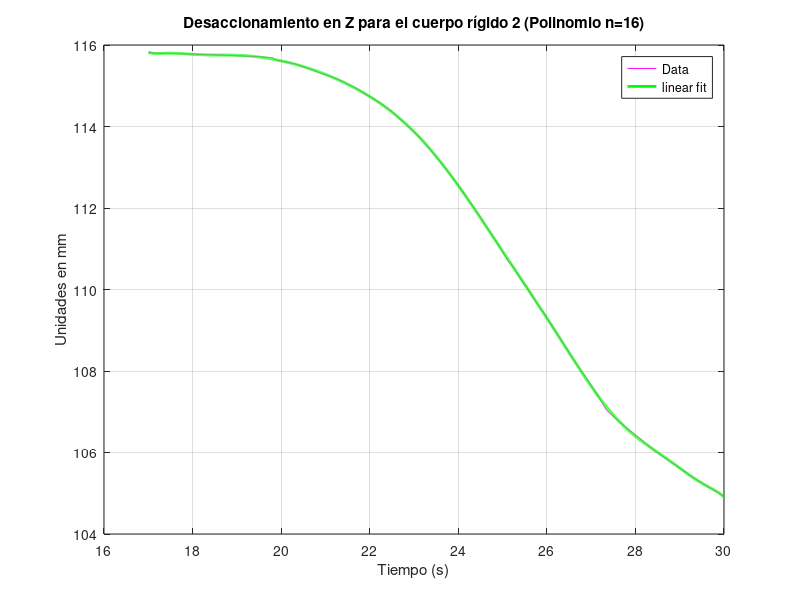

MATLAB code for this plot:
clear , clc , close all

%t es time, x es x

load('ZB2_2.mat','PROMEDIOZ_B22');
load('Time.mat','Tiempo_Segundos');

% figure;
% plot(Tiempo_Segundos,PROMEDIOX_B21)
% hold on;

%t=table2array(readtable('Pruebas24oct2023_todas.csv','Range','B1:B10802'));
%x=table2array(readtable('Pruebas24oct2023_todas.csv','Range','AG1:AG10802'));

% 
 n=16;
[p,S,mu] = polyfit(Tiempo_Segundos,PROMEDIOZ_B22,n);
S.normr = norm(p);
% % 
f = polyval(p,Tiempo_Segundos,S,mu); 
r=roots(p);
plot(Tiempo_Segundos,PROMEDIOZ_B22,'m-',Tiempo_Segundos,f,'g-','LineWidth',2);
% 
title('Desaccionamiento en Z para el cuerpo rígido 2 (Polinomio n=16)');
xlabel('Tiempo (s)');
ylabel('Unidades en mm')
% 
legend('Data','linear fit') 
grid on
hold on
% s=sprintf(['y = (%.01f) x^2^0 + (%.01f) x^1^9 + (%.01f) x^1^8 + (%.01f) x^1^7 + (%.01f) x^1^6 + (%.01f) x^1^5  + (%.01f) x^1^4 + (%.01f) x^1^3 + (%.01f) x^1^2 + (%.01f) x^1^1 + (%.01f) x^1^0 + (%.01f) x^9 + (%.01f) x^8 + (%.01f) x^7 + ' ...
%     '(%.01f) x^6 + (%.01f) x^5 + (%.01f) x^4 + (%.01f) x^3 + (%.01f) x^2 + (%.01f) x + (%.01f)'],p(1),p(2),p(3),p(4),p(5),p(6),p(7),p(8),p(9),p(10),p(11),p(12),p(13),p(14),p(15),p(16),p(17),p(18),p(19),p(20),p(21));
% text(1,-152.377,s)
% 
% 
% 
